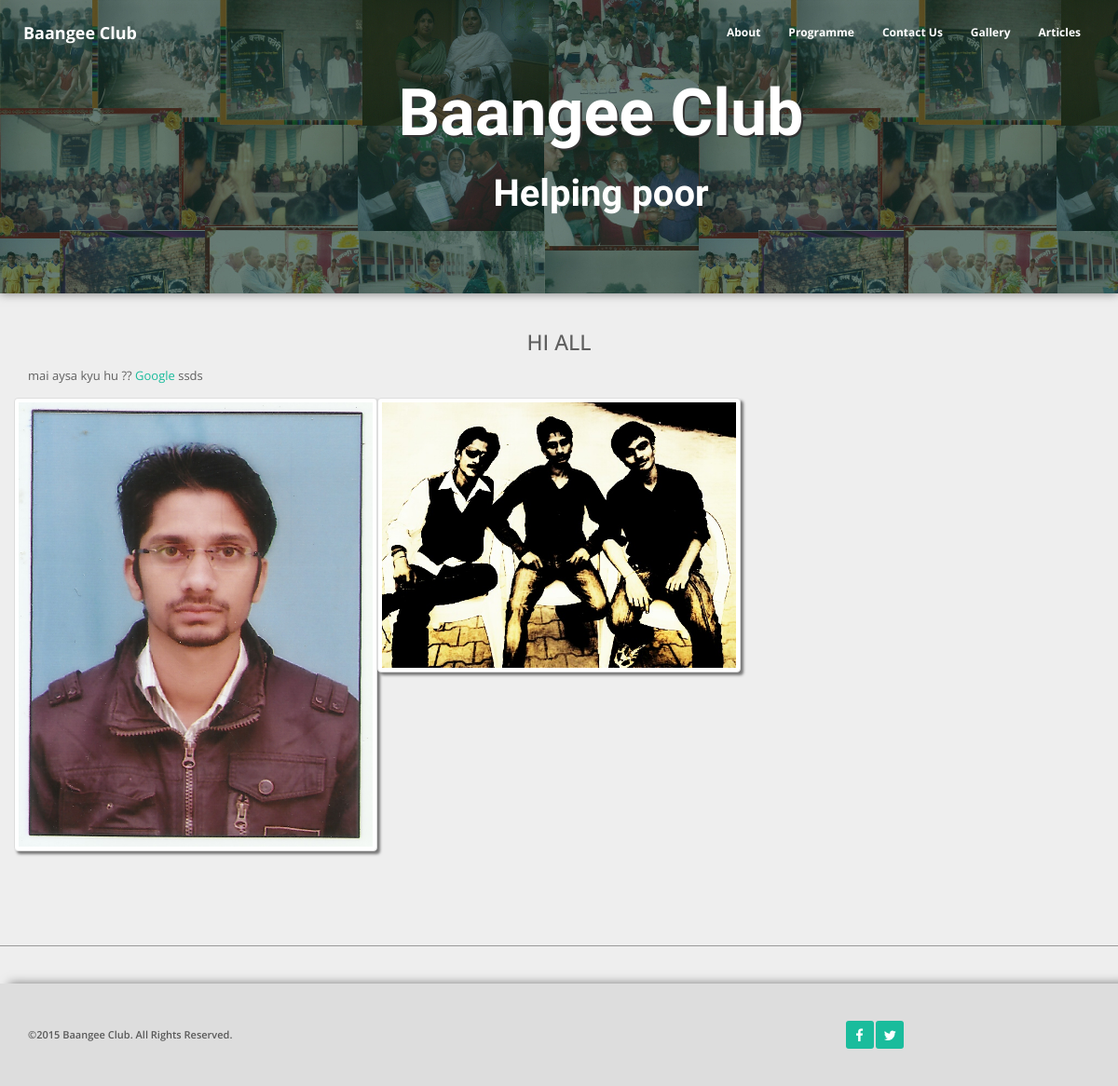
The app's page /article/1/ with its own data.
### home_baangee/models.py (models this page shows)
class Article(models.Model):
	title=models.CharField(max_length=100)
	content=models.TextField()
	author=models.ForeignKey(User)
	creation_time=models.DateTimeField(default=datetime.now)
	image1=models.ImageField(upload_to='article',blank=True,null=True)
	image2=models.ImageField(upload_to='article',blank=True,null=True)
	image3=models.ImageField(upload_to='article',blank=True,null=True)

### home_baangee/views.py (the view)
# urls.py: url(r'^article/(?P<article_id>\d)/$',views.article,name="article"),
def article(request,article_id=1):
	data={}
	data['article']=Article.objects.get(pk=article_id)
	return render(request,'article.html',data)

### baangeeclub/templates/article.html (shortened to what this page needs)
{%extends 'base.html' %}
{% block body_block%}
<div class="section">
	<h3 class="heading">{{article.title}}</h3>
	<div class="container">
		<p>{{article.content|safe}}</p>
		<div class="row">
		{%if article.image1%}
			<div class="thumbnail col-xs-4">
				<img src="{{article.image1.url}}">
			</div>
		{%endif%}
		{%if article.image3%}
			<div class="thumbnail col-xs-4">
				<img src="{{article.image3.url}}">
			</div>
		{%endif%}
		</div>
		<hr>
	</div>
{% endblock %}

### baangeeclub/static/css/main.css (style rules this page uses)
h1, h2, h3, h4, h5, h6 { font: bold "Lato", serif; font-weight: 500; line-height: 1.1; color: inherit; text-align: center; text-transform: uppercase; }
h1, h2, h3 { margin-top: 23px; margin-bottom: 11.5px; }
h3 { font-size: 23px; }
p { margin: 0 0 11.5px; }
a { color: #1ABC9C; }
body { font-family: "Open Sans", serif; font-size: 13px; font-weight: 400; line-height: 1.8; color: rgba(0, 0, 0, 0.6); background-color: #eee; transition: margin 0.3s; }
@media (min-width: 360px) { body { min-width: 360px; } }
.section { padding: 0 0 40px 0; margin-bottom: 40px; border-bottom: 1px solid #999; }
.thumbnail { text-align: center; box-shadow: 3px 3px 3px rgba(0, 0, 0, 0.5); transition-duration: 0.3s; }

### records on screen
Article: title "HI ALL", content "mai aysa kyu hu ?? Google ssds", image1 (picture), image3 (picture)
